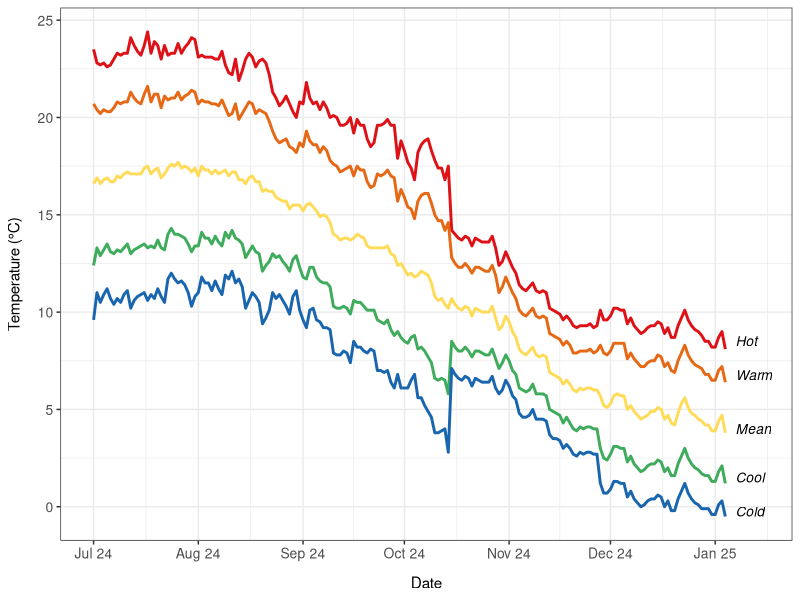
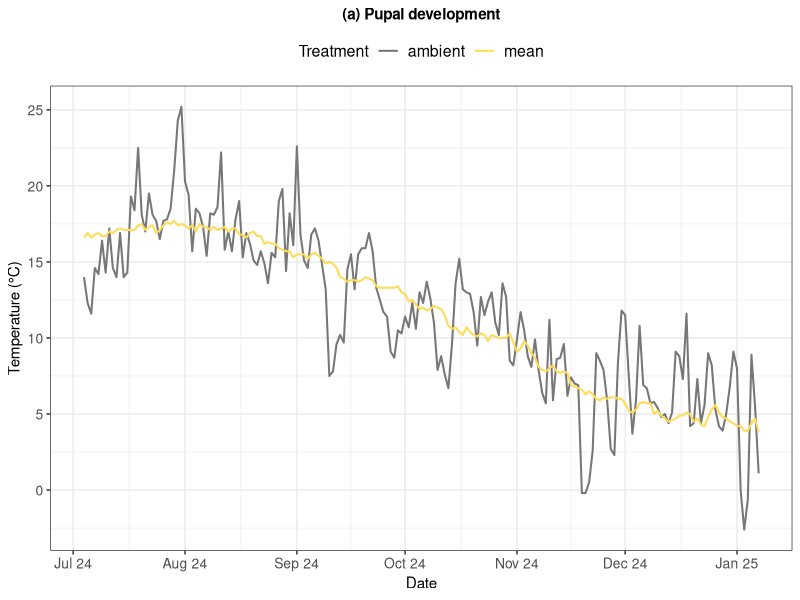
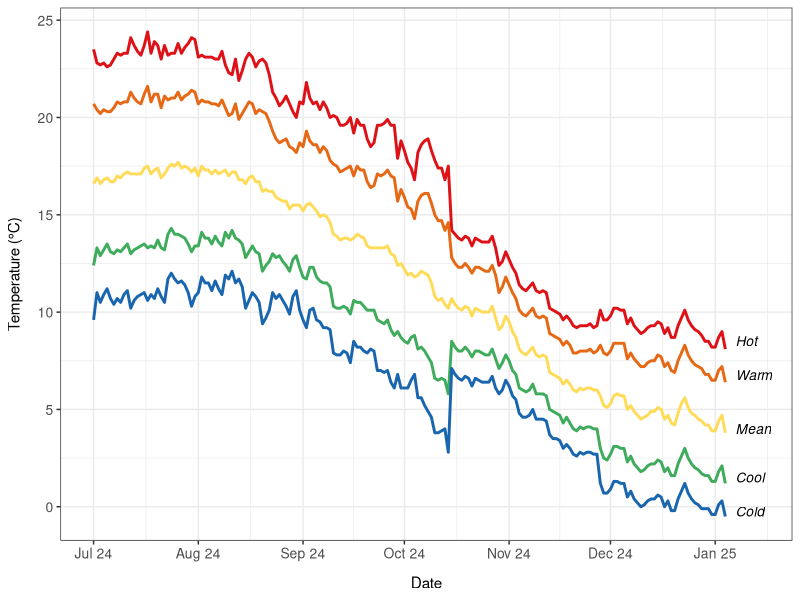
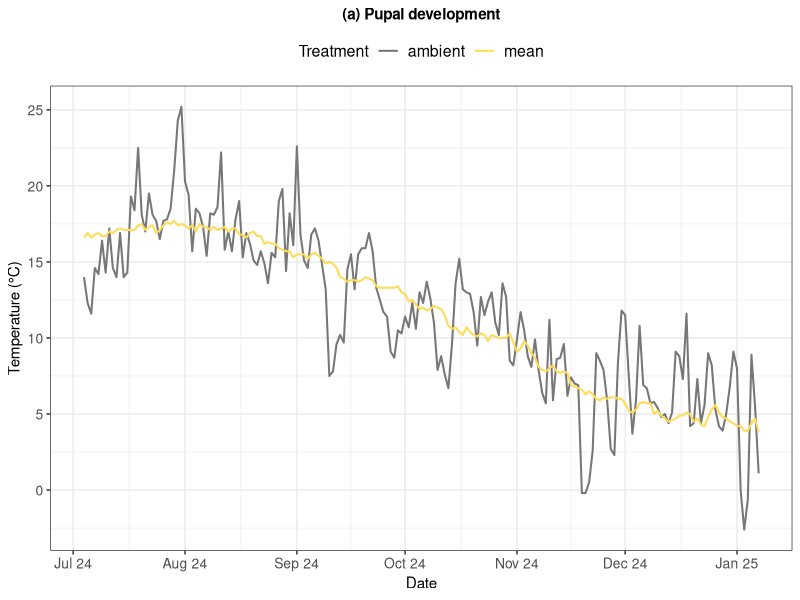

Write R code to recreate these figures, in order.
#### DESCRIPTION ####

# This script cleans the pupal temperature treatment data and then plots (i) the
# experimental treatments and (ii) the mean and ambient treatments 

#### SET UP ####

# packages
library(here)
library(tidyverse)

# data
pupa_temperature_treatments <- read.csv(here("data_files", "pupa_temperature_treatments_daily.csv"))

# set up a common colour palette for plots
temperature_treatment_colours <- c("cold" = "#1965AE",
                                   "cool" = "#3FAB5C",
                                   "mean" = "#FFDB58",
                                   "warm" = "#E66815", 
                                   "hot" = "#DE1117", 
                                   "ambient" = "#777777") 

#### CLEAN #### 

# subset the temperature data to select the date, rounded columns and rename them 
temperatures <- pupa_temperature_treatments %>%
  subset(select = c(date,
                    ambient_rounded, 
                    cold_rounded, 
                    cool_rounded,
                    mean_rounded, 
                    warm_rounded, 
                    hot_rounded)) %>%
  rename(ambient = ambient_rounded, 
         cold = cold_rounded, 
         cool = cool_rounded, 
         mean = mean_rounded, 
         warm = warm_rounded, 
         hot = hot_rounded) %>%
  drop_na

# change to long format 
temperatures_long <- temperatures %>%
  pivot_longer(cols = -date,
               names_to = "treatment",
               values_to = "temperature")

# reorder the temperature treatments for plotting 
temperatures_long$treatment <- factor(temperatures_long$treatment, 
                                      levels = c("hot", "warm", "mean", "cool", "cold", "ambient"))

# convert data from a character to a date 
temperatures_long$date <- as.Date(temperatures_long$date, format = "%d/%m/%Y")
 
#### PLOT ####

# filter for the experimental treatments 
experimental_temperatures <- temperatures_long %>%
  filter(treatment %in% c("cold", "cool", "mean", "warm", "hot"))

# make a data frame to label the treatments 
label_df <- data.frame(
  x = as.Date("2025-01-10"),
  y = c(8.5, 6.75, 4, 1.5, -0.25),
  group = c("Hot", "Warm", "Mean", "Cool", "Cold"))

# plot the experimental treatments as individual lines
pupa_temperature_treatments_experimental_plot <- ggplot(experimental_temperatures, 
                                                   aes(x = date, 
                                                       y = temperature, 
                                                       colour = treatment)) + 
  geom_line(linewidth = 1) + 
  labs(x = "Date",
       y = "Temperature (°C)",
       color = "Treatment") +
  geom_text(data = label_df,
            aes(x = x, 
                y = y, 
                label = group, 
                color = group),
            fontface = "italic",
            hjust = 0,
            size = 3.5,
            colour = "black") +
  expand_limits(x = as.Date("2025-01-17")) +
  scale_colour_manual(values = temperature_treatment_colours) +
  scale_x_date(breaks = seq(as.Date("2024-07-04"),
                            as.Date("2025-01-08"), 
                            by = "1 month"),
               date_labels = "%b %y",
               limits = c(as.Date("2024-07-04"),
                          as.Date("2025-01-17"))) +
  theme_bw() + 
  theme(plot.title = element_text(hjust = 0.5, 
                                  face = "bold",
                                  size = 11),
        axis.title = element_text(size = 11),
        axis.text = element_text(size = 10),
        axis.title.x = element_text(margin = margin(t = 10)), 
        axis.title.y = element_text(margin = margin(r = 10)),
        legend.position = "none")  

pupa_temperature_treatments_experimental_plot

ggsave(here("figures", "pupa_temperature_treatments_experimental_plot.png"), 
            plot = pupa_temperature_treatments_experimental_plot, width = 6, height = 4, dpi = 300)

#### MEAN vs AMBIENT ####

# filter for the mean and ambient treatments 
mean_and_ambient_temperatures <- temperatures_long %>%
  filter(treatment %in% c("mean", "ambient"))

# change the order of the treatments for plotting 
mean_and_ambient_temperatures$treatment <- factor(mean_and_ambient_temperatures$treatment, levels = c("ambient", "mean"))

# plot the mean and ambient treatments as individual lines 
pupa_temperature_treatments_mean_ambient_plot <- ggplot(mean_and_ambient_temperatures, 
                                                   aes(x = date, 
                                                       y = temperature, 
                                                       colour = treatment)) + 
  geom_line(linewidth = 0.7) + 
  labs(title = "(a) Pupal development",
       x = "Date",
       y = "Temperature (°C)",
       color = "Treatment") +
  scale_colour_manual(values = c("ambient" = "#777777",
                                 "mean" = "#FFDB58")) +
  scale_x_date(date_breaks = "1 month", 
               date_labels = "%b %y") +
  theme_bw() + 
  theme(plot.title = element_text(hjust = 0.5, 
                                  face = "bold", 
                                  size = 11),
        axis.title = element_text(size = 11),
        axis.text = element_text(size = 10),
        legend.text = element_text(size = 11.5),
        legend.title = element_text(size = 11.5),
        legend.position = "top")  

# check it looks as expected
pupa_temperature_treatments_mean_ambient_plot

# save as a csv file in the figures folder
ggsave(here("figures", "pupa_temperature_treatments_mean_ambient_plot.png"), 
            plot = pupa_temperature_treatments_mean_ambient_plot, width = 6, height = 4, dpi = 300)
